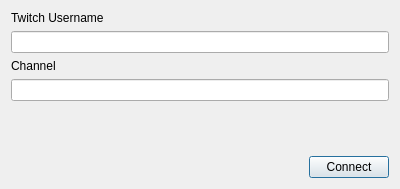
<?xml version="1.0" encoding="UTF-8"?>
<ui version="4.0">
 <class>TwitchLoginDialog</class>
 <widget class="QDialog" name="TwitchLoginDialog">
  <property name="geometry">
   <rect>
    <x>0</x>
    <y>0</y>
    <width>400</width>
    <height>189</height>
   </rect>
  </property>
  <property name="windowTitle">
   <string>Dialog</string>
  </property>
  <layout class="QVBoxLayout" name="verticalLayout">
   <item>
    <widget class="QLabel" name="label">
     <property name="text">
      <string>Twitch Username</string>
     </property>
    </widget>
   </item>
   <item>
    <widget class="QLineEdit" name="usernameText"/>
   </item>
   <item>
    <widget class="QLabel" name="label_2">
     <property name="text">
      <string>Channel</string>
     </property>
    </widget>
   </item>
   <item>
    <widget class="QLineEdit" name="channelText"/>
   </item>
   <item>
    <spacer name="verticalSpacer">
     <property name="orientation">
      <enum>Qt::Vertical</enum>
     </property>
     <property name="sizeHint" stdset="0">
      <size>
       <width>20</width>
       <height>40</height>
      </size>
     </property>
    </spacer>
   </item>
   <item>
    <layout class="QHBoxLayout" name="horizontalLayout">
     <item>
      <spacer name="horizontalSpacer">
       <property name="orientation">
        <enum>Qt::Horizontal</enum>
       </property>
       <property name="sizeHint" stdset="0">
        <size>
         <width>40</width>
         <height>20</height>
        </size>
       </property>
      </spacer>
     </item>
     <item>
      <widget class="QPushButton" name="connectButton">
       <property name="text">
        <string>Connect</string>
       </property>
      </widget>
     </item>
    </layout>
   </item>
  </layout>
 </widget>
 <resources/>
 <connections/>
</ui>
